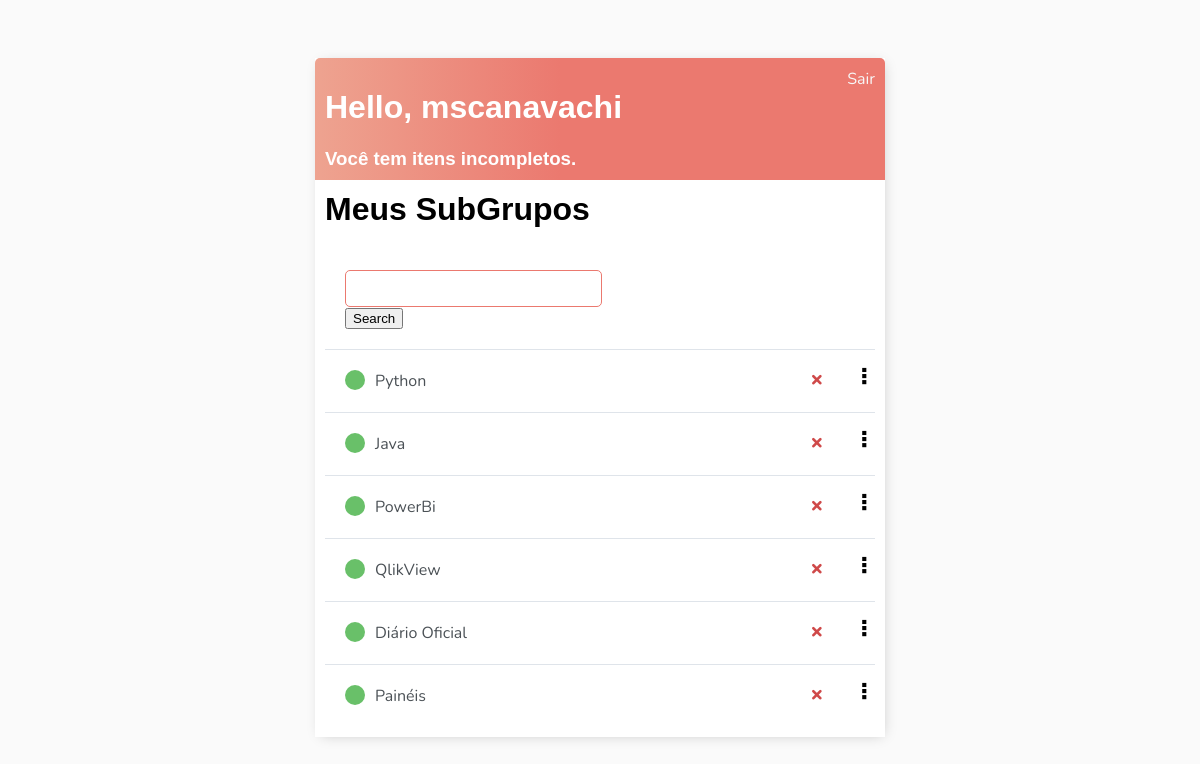
Page /subgrupos/ (signed in) on the committed database.
### subgrupo/models.py (models this page shows, shortened)
class SubGrupo(Model):
    nome = CharField(max_length=100)
    grupo = ForeignKey(Grupo, on_delete=CASCADE)
    user = ForeignKey(User, on_delete=CASCADE)
    slug = SlugField(null=True, blank=True)
    def __str__(self):
        return self.nome

### home/views.py (the view)
# urls.py: path('subgrupos/', SubGrupos.as_view(), name='subgrupos'),
class SubGrupos(LoginRequiredMixin, View):
    def get(self, request):
        busca = request.GET.get('busca', '')
        subgrupos = SubGrupo.objects.filter(user=request.user)
        if busca:
            subgrupos = subgrupos.filter(nome__icontains=busca)
        context = {'subgrupos': subgrupos, 'busca': busca}
        return render(request, "home/subgrupos.html", context)

### templates/home/subgrupos.html (shortened to what this page needs)
{% extends 'base.html' %}
{% block content %}
<div class='header-bar'>
    <div>
        <h1>Hello, {{ user }}</h1>
        <h3 style="margin:0">Você tem  itens incompletos.</h3>
    </div>
{% if request.user.is_authenticated %}
       <a href="{% url 'logout' %}">Sair</a>
    {% else %}
        <a href="{% url 'login' %}">Entrar</a>
{% endif %}
</div>
<h1>Meus SubGrupos</h1>
<div id="search-add-wrapper">
<form method="GET">
    <input type="text" name="search-area" value="{{ search_input }}">
    <input type="submit" value="Search">
</form>
</div>
<div id="tasklist" class="task-items-wrapper">
    {% for subgrupo in subgrupos %}
        <div class="task-wrapper" data-position="{{ grupo.pk }}">
            <div class="task-title">
                <div class="task-complete-icon"></div>
                <a href="{% url 'subgrupo:subgrupo' subgrupo.grupo.slug subgrupo.slug %}">{{ subgrupo }}</a>
            </div>
            <div class="task-controls">
                <a class="delete-link" href="{% url 'subgrupo:apagar' subgrupo.grupo.slug subgrupo.id %}">&#215;</a>
                <a class="update-link" href="{% url 'subgrupo:atualizar' subgrupo.grupo.slug subgrupo.id %}">&nbsp;&#10247;</a>
            </div>
        </div>
    {% empty %}
        <h3>No items in list</h3>
    {% endfor %}
</div>
{% endblock content %}

### static/base/css/estilos.css (style rules this page uses)
body { background-color: #FAFAFA; font-family: 'Nunito', sans-serif; padding-top: 50px; }
h1, h2, h3, h4, h5, h6 { font-family: 'Raleway', sans-serif; }
a, p { color: #4b5156 }
.header-bar { display: flex; justify-content: space-between; color: #fff; margin: -10px; padding: 10px; border-radius: 5px 5px 0 0; background: linear-gradient(90deg, #EEA390 0%, #EB796F 43%, #EB796F 100%); }
.header-bar a { color: rgb(247, 247, 247); text-decoration: none; }
.task-wrapper { display: flex; align-items: center; justify-content: space-between; background-color: #fff; border-top: 1px solid #dfe4ea; overflow: hidden; }
.task-title { display: flex; padding: 20px; }
.task-title a { text-decoration: none; color: #4b5156; margin-left: 10px; }
.task-complete-icon { height: 20px; width: 20px; background-color: rgb(105, 192, 105); border-radius: 50%; }
.delete-link { text-decoration: none; font-weight: 900; color: #cf4949; font-size: 22px; line-height: 0; padding: 20px 0px; margin-right: 25px; }
.update-link { text-decoration: none; font-weight: 900; color: #000000; font-size: 22px; line-height: 0; padding: 20px 0px; }
#search-add-wrapper { display: flex; justify-content: space-between; align-items: center; padding: 20px; }
input[type=text], input[type=password], textarea { border: 1px solid #EB796F; border-radius: 5px; padding: 10px; width: 90%; }

### rows in the picture
SubGrupo: nome "Python"
SubGrupo: nome "Java"
SubGrupo: nome "PowerBi"
SubGrupo: nome "QlikView"
SubGrupo: nome "Diário Oficial"
SubGrupo: nome "Painéis"

### other values in the picture
{{ user }} "mscanavachi"
